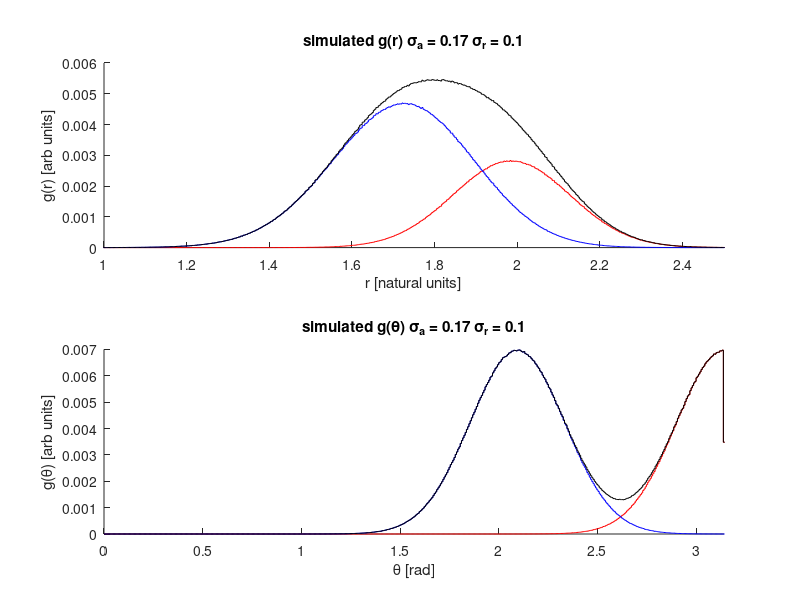

Source code (MATLAB):
function fixed_plane()
% FIXED_ANGLE_FIXED_PLANE - simulates pairs of partciles at fixed
% angles that can vibrate in and out along their lines
%   
    count = 1e7;
    
    scale = .1;
    ascale = .17;

    edges = linspace(0,3,1000);
    aedges= linspace(0,2*pi,1000);
    redges = edges;
    
    
    r1 = randn(2*count,1)*scale + 1;
    r2 = randn(2*count,1)*scale + 1;

    hr = histc([r1; r2],redges);
    
    a1 = randn(2*count,1)*ascale + pi/6;
    a2 = randn(2*count,1)*ascale + pi/6;

    ah_120 = histc(pi-a1 -a2,aedges);
    
    data_120 = sqrt(...
        (sin(a1).*r1 - sin(a2).*r2).^2 + ...
        (cos(a1).*r1 + cos(a2).*r2).^2);
    h_120 = histc(data_120,edges);
    
    r1 = randn(count,1)*scale + 1;
    r2 = randn(count,1)*scale + 1;
    
    hr = hr + histc([r1; r2],redges);
    
    a1 = randn(count,1)*ascale;
    a2 = randn(count,1)*ascale;
    ta = pi-a1 -a2;
    ta(ta>pi) = (2*pi - ta(ta>pi));
    ah_180 = histc(ta,aedges);
    
    data_180 =  sqrt(...
        (sin(a1).*r1 - sin(a2).*r2).^2 + ...
        (cos(a1).*r1 + cos(a2).*r2).^2);
    h_180 = histc(data_180,edges);
    
    f = figure;
    title('simulations')
    subplot(2,1,1)
    hold on;
    stairs(edges,h_180/sum(h_180 + h_120),'r')
    stairs(edges,h_120/sum(h_120 + h_180),'b')
    stairs(edges,(h_180 + h_120)/sum(h_180+h_120),'k')
    set(gca,'xlim',[1 2.5]);
    title(['simulated g(r) \sigma_a = ' num2str(ascale) ' \sigma_r = ' ...
           num2str(scale)])
    
    ylabel('g(r) [arb units]')
    xlabel('r [natural units]')
    
    
    subplot(2,1,2)
    hold on;
    stairs(aedges,ah_180/sum(ah_180 + ah_120),'r')
    stairs(aedges,ah_120/sum(ah_120 + ah_180),'b')
    stairs(aedges,(ah_180 + ah_120)/sum(ah_180 + ah_120),'k')
    set(gca,'xlim',[0 pi]);
    title(['simulated g(\theta) \sigma_a = ' num2str(ascale) ' \sigma_r = ' ...
           num2str(scale)])
    ylabel('g(\theta) [arb units]')
    xlabel('\theta [rad]')
    
    if (false)
        save_figure(['gof_sim_' num2str(ascale) '_' num2str(scale)], [8 8], ...
                    f,mfilename,'')
    end
% $$$     
% $$$     figure;
% $$$     stairs(redges,hr/sum(hr))
end

